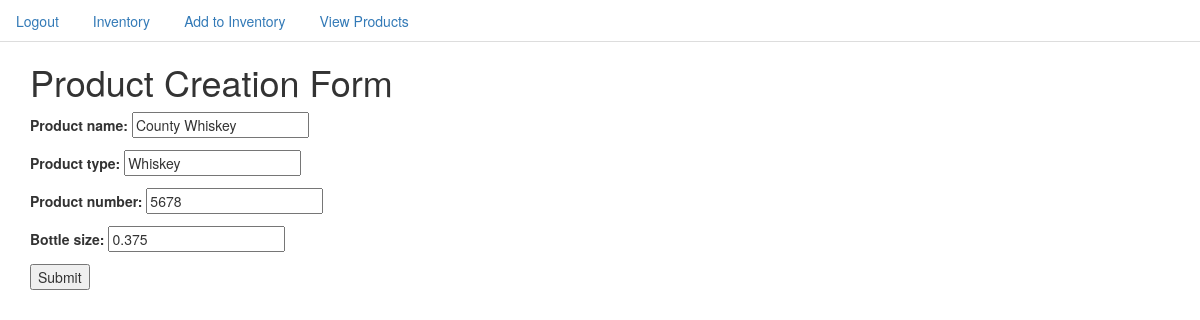
Page /product/update/2 (signed in) on the earlier database version.
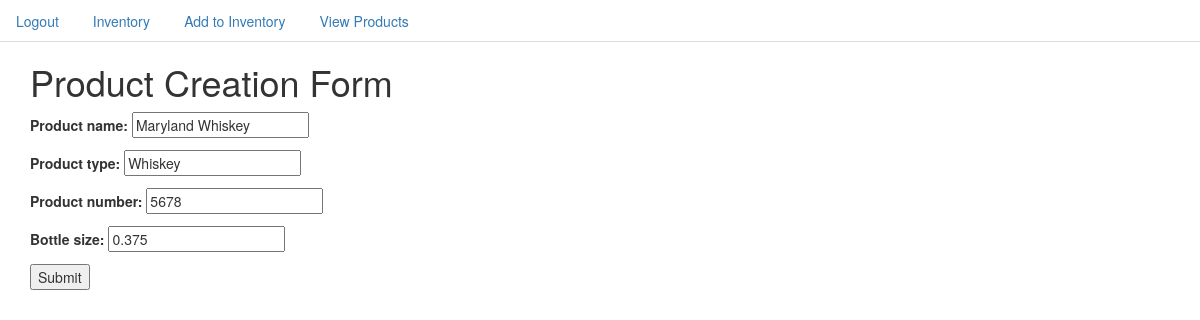
Same page on the later database version.
### inventory/models.py (models this page shows, shortened)
class Product(models.Model):
    product_name = models.CharField(max_length=50)
    product_type = models.CharField(max_length=50)
    product_number = models.IntegerField()
    bottle_size = models.DecimalField(max_digits=3,decimal_places=3)

### inventory/views.py (the view)
# urls.py: url(r'^product/update/(?P<pk>\d+)$', ProductUpdateView.as_view(), name="product_update_view"),
class ProductUpdateView(LoginRequiredMixin, UpdateView):
    model = Product
    fields = ['product_name', 'product_type', 'product_number', 'bottle_size']
    success_url = reverse_lazy("product_list_view")

### templates/inventory/product_form.html (shortened to what this page needs)
{% extends 'base.html' %}
{% block content %}
<div class="container">
<h1>Product Creation Form </h1>
<form action="" method="post">
    {{ form.as_p }}
    <input type="submit" value="Submit" />
</form>
</div>
{% endblock %}

Differences in the rows shown:
changed Product "Whiskey": product_name "County Whiskey" → "Maryland Whiskey"
